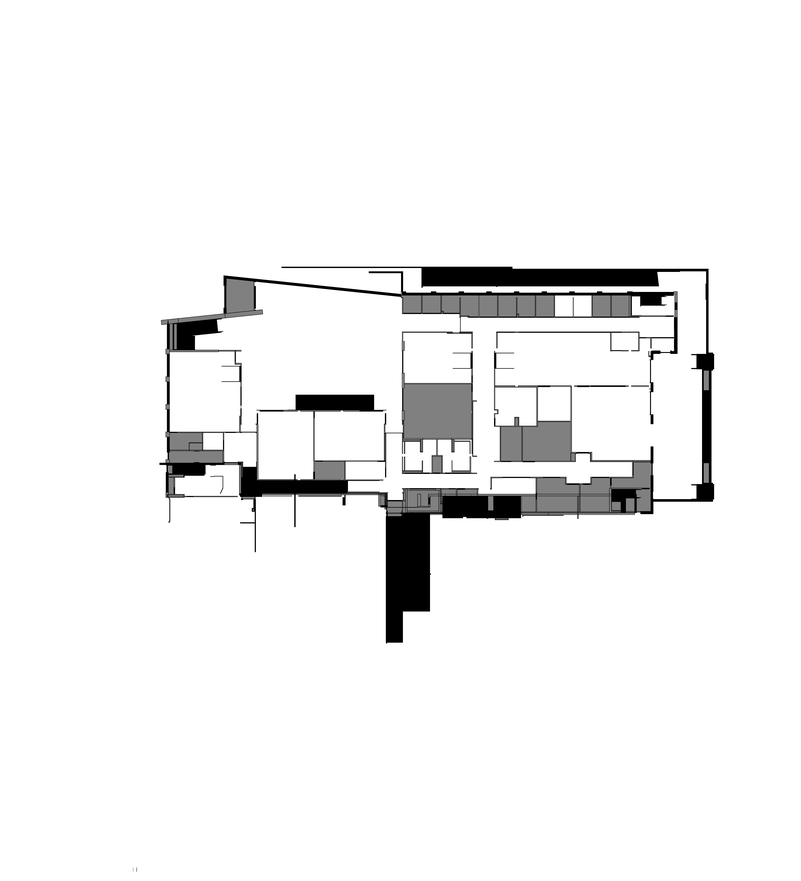
#> input picture test_building/test_nodes/images/floor_1_occupancy.png, 801 x 881 px, shrunk from 4314 x 4750 before the run; the run also reads 1 picture not shown here
$ python detect_nodes.py
#> lines starting #> are read from the running program, lines starting #| are printed output that depends on the picture; after the words box and inside, x2 and y2 are one past the last pixel; in counts of white or black regions, pixels touching at a corner belong together
#!/usr/bin/env python3
"""
Node Detection Tool

Compares a base occupancy image with an annotated version where nodes
have been manually drawn. Detects the drawn marks, extracts their
pixel positions, converts to world coordinates, and outputs proper nodes.

Usage:
    1. Copy floor_1_occupancy.png and draw dots/marks on it
    2. Save the annotated version as floor_1_annotated.png in this folder
    3. Run: python3 test_building/test_nodes/detect_nodes.py

The script diffs the two images to find where you drew, clusters the
changed pixels into individual nodes, and outputs coordinates.
"""

import os
import sys
import json
import numpy as np
from PIL import Image, ImageDraw

# ---------------------------------------------------------------------------
# CONFIG
# ---------------------------------------------------------------------------
FLOOR = "floor_1"
# Minimum pixel difference to count as "drawn on" (0-255 scale)
DIFF_THRESHOLD = 30
# Minimum cluster size (pixels) to count as a node (filters noise)
MIN_CLUSTER_SIZE = 5
# How close pixels need to be to belong to the same cluster
CLUSTER_DISTANCE = 20

# Output node appearance
NODE_RADIUS = 15
NODE_COLOR = (255, 0, 0)  # red
LABEL_COLOR = (255, 255, 0)  # yellow

# ---------------------------------------------------------------------------
# Paths
# ---------------------------------------------------------------------------
TEST_NODES_DIR = os.path.dirname(os.path.abspath(__file__))


def pixel_to_world(col, row, xy_min, cell_size):
    """Convert grid pixel coordinates to world coordinates (cm)."""
    wx = xy_min[0] + col * cell_size
    wy = xy_min[1] + row * cell_size
    return wx, wy


def cluster_points(points, max_dist):
    """Simple greedy clustering of 2D points."""
    if len(points) == 0:
        return []

    points = np.array(points)
    used = np.zeros(len(points), dtype=bool)
    clusters = []

    for i in range(len(points)):
        if used[i]:
            continue
        # Start new cluster
        cluster = [points[i]]
        used[i] = True
        # Find all nearby points
        queue = [points[i]]
        while queue:
            current = queue.pop(0)
            dists = np.sqrt(np.sum((points - current) ** 2, axis=1))
            neighbors = np.where((dists < max_dist) & (~used))[0]
            for n in neighbors:
                used[n] = True
                cluster.append(points[n])
                queue.append(points[n])
        clusters.append(np.array(cluster))

    return clusters


def main():
    # Load metadata
    meta_path = os.path.join(TEST_NODES_DIR, f"{FLOOR}_meta.json")
    with open(meta_path) as f:
#> (reads test_building/test_nodes/floor_1_meta.json from the repository)
        meta = json.load(f)

    xy_min = meta["xy_min"]
    cell_size = meta["cell_size_cm"]

    # Load both images from the images subfolder
    images_dir = os.path.join(TEST_NODES_DIR, "images")
    base_path = os.path.join(images_dir, f"{FLOOR}_occupancy.png")
    annotated_path = os.path.join(images_dir, f"{FLOOR}_occupancy_annoated.png")

    if not os.path.exists(base_path):
        print(f"ERROR: Base image not found: {base_path}")
        sys.exit(1)
    if not os.path.exists(annotated_path):
        print(f"ERROR: Annotated image not found: {annotated_path}")
        print(f"Draw nodes on a copy of {FLOOR}_occupancy.png and save as {FLOOR}_annotated.png")
        sys.exit(1)

    base = np.array(Image.open(base_path).convert("RGB"), dtype=np.float32)
    annotated = np.array(Image.open(annotated_path).convert("RGB"), dtype=np.float32)

    if base.shape != annotated.shape:
        print(f"ERROR: Image sizes don't match!")
        print(f"  Base: {base.shape}")
        print(f"  Annotated: {annotated.shape}")
        sys.exit(1)

    print(f"Image size: {base.shape[1]} x {base.shape[0]}")
#| Image size: 801 x 881

    # Compute per-pixel difference
    diff = np.sqrt(np.sum((base - annotated) ** 2, axis=2))
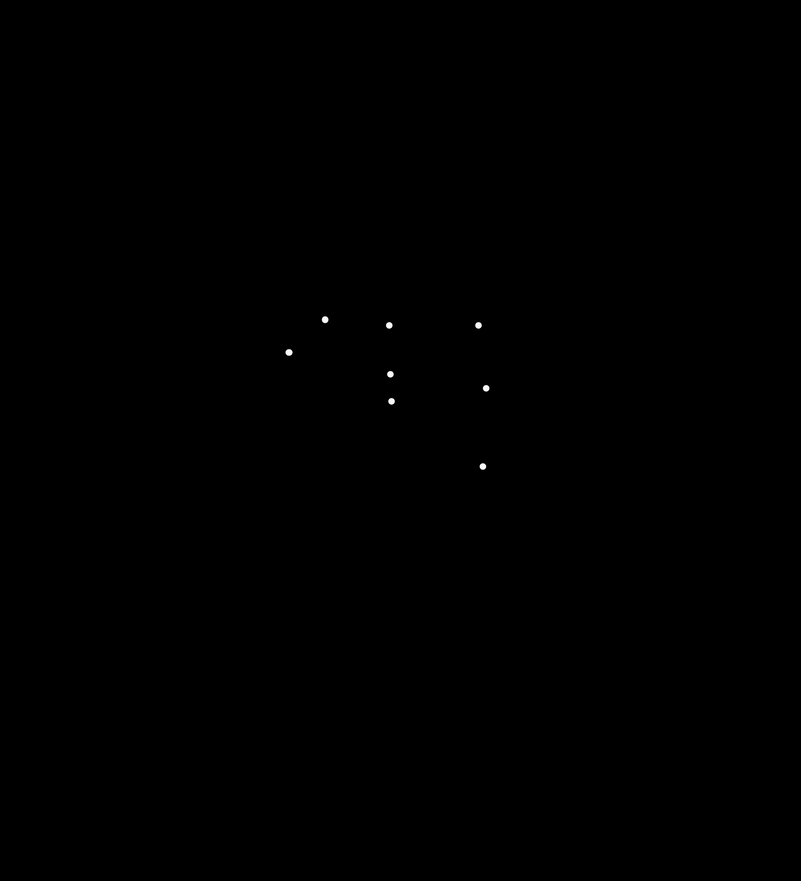
#> diff: shape (881, 801) float32; min 0, max 298.6, mean 0.1; drawn with min black and max white
    changed_mask = diff > DIFF_THRESHOLD
#> changed_mask: shape (881, 801) bool; 0.05% white; 8 white regions, largest, box (x1, y1, x2, y2) and area: (321, 316, 329, 324) 44, (285, 349, 293, 356) 44, (482, 385, 490, 392) 42

    n_changed = np.sum(changed_mask)
#> n_changed = 336
    print(f"Changed pixels: {n_changed}")
#| Changed pixels: 336

    if n_changed == 0:
        print("No differences found between images. Did you draw on the annotated image?")
        sys.exit(0)

    # Get coordinates of changed pixels
    changed_coords = np.argwhere(changed_mask)  # (row, col)
#> changed_coords = 336 pairs, first value 316 to 469, second value 285 to 489
    changed_points = changed_coords[:, ::-1]  # convert to (col, row)
#> changed_points = 336 pairs, first value 285 to 489, second value 316 to 469

    # Cluster into individual nodes
    clusters = cluster_points(changed_points, CLUSTER_DISTANCE)
#> in cluster_points, `points = np.array(points)`: points has the same summary as changed_points in main
#> the loop in cluster_points, `for i in range(len(points)):` made 336 passes
#> after the loop in cluster_points, `for i in range(len(points)):`: clusters = 8 items
#> clusters = 8 items
    # Filter out noise
    clusters = [c for c in clusters if len(c) >= MIN_CLUSTER_SIZE]

    print(f"Detected {len(clusters)} node(s):")
#| Detected 8 node(s):

    # Find centroid of each cluster
    nodes = []
    for i, cluster in enumerate(clusters):
        centroid_col = int(np.mean(cluster[:, 0]))
        centroid_row = int(np.mean(cluster[:, 1]))
        wx, wy = pixel_to_world(centroid_col, centroid_row, xy_min, cell_size)
        label = f"node_{i+1}"
        print(f"  {label}: pixel ({centroid_col}, {centroid_row}) -> "
              f"world ({wx:.1f}, {wy:.1f}) cm  [{len(cluster)} pixels]")
        nodes.append({
            "label": label,
            "grid_col": centroid_col,
            "grid_row": centroid_row,
            "world_x": wx,
            "world_y": wy,
            "cluster_size": len(cluster),
        })
#> this loop made 8 passes
#> (centroid_col, centroid_row, wx, wy, label) on passes 1 to 8: (324, 319, -7668.6, -93.94, 'node_1'), (388, 325, -7476.6, -75.94, 'node_2'), (478, 324, -7206.6, -78.94, 'node_3'), (288, 352, -7776.6, 5.06, 'node_4'), (390, 373, -7470.6, 68.06, 'node_5'), (485, 388, -7185.6, 113.1, 'node_6'), (391, 400, -7467.6, 149.1, 'node_7'), (482, 466, -7194.6, 347.1, 'node_8')
#|   node_1: pixel (324, 319) -> world (-7668.6, -93.9) cm  [44 pixels]
#|   node_2: pixel (388, 325) -> world (-7476.6, -75.9) cm  [41 pixels]
#|   node_3: pixel (478, 324) -> world (-7206.6, -78.9) cm  [41 pixels]
#|   node_4: pixel (288, 352) -> world (-7776.6, 5.1) cm  [44 pixels]
#|   node_5: pixel (390, 373) -> world (-7470.6, 68.1) cm  [41 pixels]
#|   node_6: pixel (485, 388) -> world (-7185.6, 113.1) cm  [42 pixels]
#|   node_7: pixel (391, 400) -> world (-7467.6, 149.1) cm  [41 pixels]
#|   node_8: pixel (482, 466) -> world (-7194.6, 347.1) cm  [42 pixels]
#> after the loop, nodes = 8 items

    # Draw detected nodes on base image
    img = Image.open(base_path).convert("RGB")
#> img is the input picture: PIL image 801x881 RGB; min 0, max 255, mean 242.2
    draw = ImageDraw.Draw(img)

    for node in nodes:
        col, row = node["grid_col"], node["grid_row"]
        r = NODE_RADIUS
        draw.ellipse([col - r, row - r, col + r, row + r], fill=NODE_COLOR)
        draw.text((col + r + 3, row - r), node["label"], fill=LABEL_COLOR)
#> this loop made 8 passes
#> (col, row) on passes 1 to 8: (324, 319), (388, 325), (478, 324), (288, 352), (390, 373), (485, 388), (391, 400), (482, 466)

    out_img = os.path.join(TEST_NODES_DIR, f"{FLOOR}_detected_nodes.png")
    img.save(out_img)
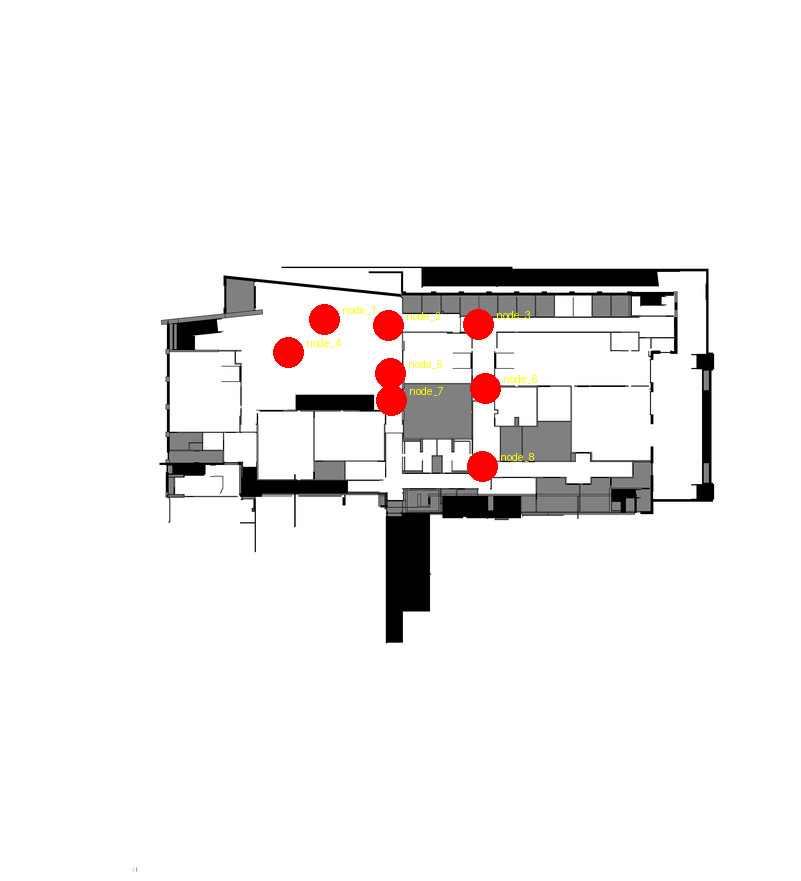
#> saved as floor_1_detected_nodes.png: PIL image 801x881 RGB; mean R, G, B 242.4, 240.2, 240
    print(f"\nSaved image: {out_img}")

    # Save node data
    out_json = os.path.join(TEST_NODES_DIR, f"{FLOOR}_detected_nodes.json")
    with open(out_json, "w") as f:
        json.dump({"floor": FLOOR, "cell_size_cm": cell_size,
                    "xy_min": xy_min, "nodes": nodes}, f, indent=2)
    print(f"Saved data: {out_json}")

    # Print in place_nodes.py format for easy copy-paste
    print(f"\n# Copy-paste into place_nodes.py MANUAL_NODES list:")
    print("MANUAL_NODES = [")
    for node in nodes:
        print(f'    ({node["world_x"]:.1f}, {node["world_y"]:.1f}, "{node["label"]}"),')
#> this loop made 8 passes
#|     (-7668.6, -93.9, "node_1"),
#|     (-7476.6, -75.9, "node_2"),
#|     (-7206.6, -78.9, "node_3"),
#|     (-7776.6, 5.1, "node_4"),
#|     (-7470.6, 68.1, "node_5"),
#|     (-7185.6, 113.1, "node_6"),
#|     (-7467.6, 149.1, "node_7"),
#|     (-7194.6, 347.1, "node_8"),
    print("]")


if __name__ == "__main__":
    main()
